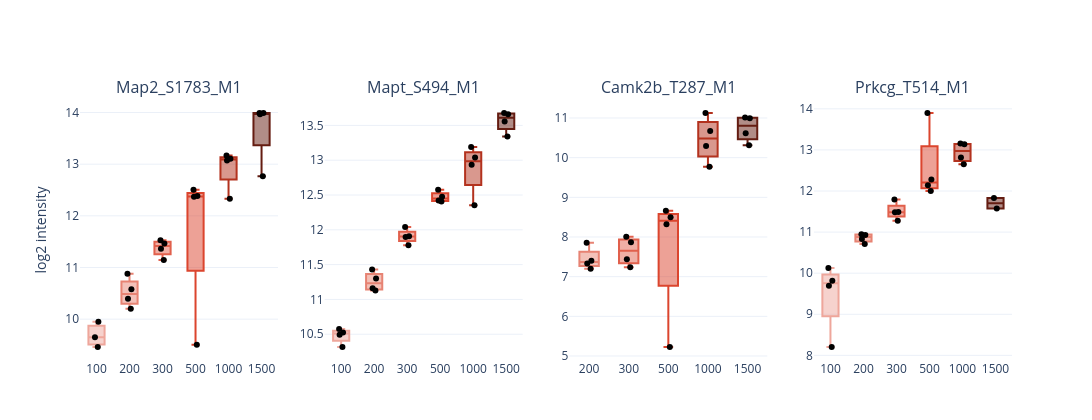

The code cell stored with this chart in its notebook:
### Markdown cell above
# Figure 5d
Quantitative response of selected well-characterized neuronal phosphosites across the shape-number series (Class I intensities, n=4 per shape). Wording moderated per reviewer: these sites scale with input but the response is **not strictly monotonic at every step** (e.g. Map2 S1783, Prkcg T514) — see the log–log linearity panel in Suppl. Fig. 4 for a quantitative view.

### Code cell
# Figure 5d - selected neuronal phosphosites vs shape number (4 panels in one row).
from plotly.subplots import make_subplots
SITES = ['P20357~Map2_S1783_M1', 'P10637~Mapt_S494_M1', 'P28652~Camk2b_T287_M1', 'P63318~Prkcg_T514_M1']
site_data = {n: process_ptm_site_report(shapes[n], cutoff=0.75)['site_data'] for n in SHAPE_ORDER}

def site_values(key, n):
    sd = site_data[n]
    row = sd[sd['PTM_Collapse_key'] == key]
    if row.empty:
        return []
    cols = [c for c in sd.columns if c not in PROC_META]
    return [v for v in row[cols].iloc[0].values if pd.notna(v)]

labels = [k.split('~')[1] for k in SITES]
fig = make_subplots(rows=1, cols=len(SITES), subplot_titles=labels, horizontal_spacing=0.05)
for j, key in enumerate(SITES):
    for i, n in enumerate(SHAPE_ORDER):
        ys = site_values(key, n)
        fig.add_trace(go.Box(y=ys, x=[str(n)]*len(ys), name=str(n), boxpoints='all', pointpos=0,
            fillcolor=_hex_to_rgba(SHAPE_COLORS[i], 0.5), line=dict(color=SHAPE_COLORS[i]),
            marker=dict(color='black', size=6), showlegend=False), row=1, col=j+1)
    fig.update_xaxes(categoryorder='array', categoryarray=[str(n) for n in SHAPE_ORDER], row=1, col=j+1)
fig.update_yaxes(title_text='log2 intensity', row=1, col=1)
fig.update_layout(width=2600, height=420, template='plotly_white',
                  margin=dict(b=60))
fig.show()
fig.write_image(r'figures/figure5/figure5d.pdf', width= 2600, height=420)

### Figure 1 — Plotly figure (JSON) as saved in the notebook; plotly's stock layout.template omitted (floating-point values rounded to 4 significant figures)
{"data": [{"boxpoints": "all", "fillcolor": "rgba(238, 166, 155, 0.5)", "line": {"color": "#EEA69B"}, "marker": {"color": "black", "size": 6}, "name": "100", "pointpos": 0, "showlegend": false, "type": "box", "x": ["100", "100", "100"], "xaxis": "x", "y": [9.647, 9.949, 9.46], "yaxis": "y"}, {"boxpoints": "all", "fillcolor": "rgba(231, 131, 115, 0.5)", "line": {"color": "#E78373"}, "marker": {"color": "black", "size": 6}, "name": "200", "pointpos": 0, "showlegend": false, "type": "box", "x": ["200", "200", "200", "200"], "xaxis": "x", "y": [10.88, 10.2, 10.58, 10.39], "yaxis": "y"}, {"boxpoints": "all", "fillcolor": "rgba(225, 96, 76, 0.5)", "line": {"color": "#E1604C"}, "marker": {"color": "black", "size": 6}, "name": "300", "pointpos": 0, "showlegend": false, "type": "box", "x": ["300", "300", "300", "300"], "xaxis": "x", "y": [11.36, 11.14, 11.47, 11.53], "yaxis": "y"}, {"boxpoints": "all", "fillcolor": "rgba(219, 69, 46, 0.5)", "line": {"color": "#DB452E"}, "marker": {"color": "black", "size": 6}, "name": "500", "pointpos": 0, "showlegend": false, "type": "box", "x": ["500", "500", "500", "500"], "xaxis": "x", "y": [12.51, 12.38, 9.505, 12.37], "yaxis": "y"}, {"boxpoints": "all", "fillcolor": "rgba(179, 50, 30, 0.5)", "line": {"color": "#B3321E"}, "marker": {"color": "black", "size": 6}, "name": "1000", "pointpos": 0, "showlegend": false, "type": "box", "x": ["1000", "1000", "1000", "1000"], "xaxis": "x", "y": [12.33, 13.07, 13.17, 13.1], "yaxis": "y"}, {"boxpoints": "all", "fillcolor": "rgba(100, 28, 17, 0.5)", "line": {"color": "#641C11"}, "marker": {"color": "black", "size": 6}, "name": "1500", "pointpos": 0, "showlegend": false, "type": "box", "x": ["1500", "1500", "1500", "1500"], "xaxis": "x", "y": [13.99, 13.97, 13.99, 12.77], "yaxis": "y"}, {"boxpoints": "all", "fillcolor": "rgba(238, 166, 155, 0.5)", "line": {"color": "#EEA69B"}, "marker": {"color": "black", "size": 6}, "name": "100", "pointpos": 0, "showlegend": false, "type": "box", "x": ["100", "100", "100", "100"], "xaxis": "x2", "y": [10.49, 10.32, 10.52, 10.58], "yaxis": "y2"}, {"boxpoints": "all", "fillcolor": "rgba(231, 131, 115, 0.5)", "line": {"color": "#E78373"}, "marker": {"color": "black", "size": 6}, "name": "200", "pointpos": 0, "showlegend": false, "type": "box", "x": ["200", "200", "200", "200"], "xaxis": "x2", "y": [11.3, 11.43, 11.16, 11.13], "yaxis": "y2"}, {"boxpoints": "all", "fillcolor": "rgba(225, 96, 76, 0.5)", "line": {"color": "#E1604C"}, "marker": {"color": "black", "size": 6}, "name": "300", "pointpos": 0, "showlegend": false, "type": "box", "x": ["300", "300", "300", "300"], "xaxis": "x2", "y": [12.04, 11.9, 11.78, 11.91], "yaxis": "y2"}, {"boxpoints": "all", "fillcolor": "rgba(219, 69, 46, 0.5)", "line": {"color": "#DB452E"}, "marker": {"color": "black", "size": 6}, "name": "500", "pointpos": 0, "showlegend": false, "type": "box", "x": ["500", "500", "500", "500"], "xaxis": "x2", "y": [12.48, 12.42, 12.57, 12.41], "yaxis": "y2"}, {"boxpoints": "all", "fillcolor": "rgba(179, 50, 30, 0.5)", "line": {"color": "#B3321E"}, "marker": {"color": "black", "size": 6}, "name": "1000", "pointpos": 0, "showlegend": false, "type": "box", "x": ["1000", "1000", "1000", "1000"], "xaxis": "x2", "y": [12.94, 13.04, 12.35, 13.19], "yaxis": "y2"}, {"boxpoints": "all", "fillcolor": "rgba(100, 28, 17, 0.5)", "line": {"color": "#641C11"}, "marker": {"color": "black", "size": 6}, "name": "1500", "pointpos": 0, "showlegend": false, "type": "box", "x": ["1500", "1500", "1500", "1500"], "xaxis": "x2", "y": [13.56, 13.68, 13.66, 13.34], "yaxis": "y2"}, {"boxpoints": "all", "fillcolor": "rgba(238, 166, 155, 0.5)", "line": {"color": "#EEA69B"}, "marker": {"color": "black", "size": 6}, "name": "100", "pointpos": 0, "showlegend": false, "type": "box", "x": [], "xaxis": "x3", "y": [], "yaxis": "y3"}, {"boxpoints": "all", "fillcolor": "rgba(231, 131, 115, 0.5)", "line": {"color": "#E78373"}, "marker": {"color": "black", "size": 6}, "name": "200", "pointpos": 0, "showlegend": false, "type": "box", "x": ["200", "200", "200", "200"], "xaxis": "x3", "y": [7.402, 7.332, 7.2, 7.857], "yaxis": "y3"}, {"boxpoints": "all", "fillcolor": "rgba(225, 96, 76, 0.5)", "line": {"color": "#E1604C"}, "marker": {"color": "black", "size": 6}, "name": "300", "pointpos": 0, "showlegend": false, "type": "box", "x": ["300", "300", "300", "300"], "xaxis": "x3", "y": [7.44, 8.004, 7.239, 7.866], "yaxis": "y3"}, {"boxpoints": "all", "fillcolor": "rgba(219, 69, 46, 0.5)", "line": {"color": "#DB452E"}, "marker": {"color": "black", "size": 6}, "name": "500", "pointpos": 0, "showlegend": false, "type": "box", "x": ["500", "500", "500", "500"], "xaxis": "x3", "y": [8.661, 8.499, 8.32, 5.227], "yaxis": "y3"}, {"boxpoints": "all", "fillcolor": "rgba(179, 50, 30, 0.5)", "line": {"color": "#B3321E"}, "marker": {"color": "black", "size": 6}, "name": "1000", "pointpos": 0, "showlegend": false, "type": "box", "x": ["1000", "1000", "1000", "1000"], "xaxis": "x3", "y": [10.67, 10.29, 9.773, 11.13], "yaxis": "y3"}, {"boxpoints": "all", "fillcolor": "rgba(100, 28, 17, 0.5)", "line": {"color": "#641C11"}, "marker": {"color": "black", "size": 6}, "name": "1500", "pointpos": 0, "showlegend": false, "type": "box", "x": ["1500", "1500", "1500", "1500"], "xaxis": "x3", "y": [10.62, 11.01, 11.0, 10.31], "yaxis": "y3"}, {"boxpoints": "all", "fillcolor": "rgba(238, 166, 155, 0.5)", "line": {"color": "#EEA69B"}, "marker": {"color": "black", "size": 6}, "name": "100", "pointpos": 0, "showlegend": false, "type": "box", "x": ["100", "100", "100", "100"], "xaxis": "x4", "y": [9.813, 8.203, 10.12, 9.697], "yaxis": "y4"}, {"boxpoints": "all", "fillcolor": "rgba(231, 131, 115, 0.5)", "line": {"color": "#E78373"}, "marker": {"color": "black", "size": 6}, "name": "200", "pointpos": 0, "showlegend": false, "type": "box", "x": ["200", "200", "200", "200"], "xaxis": "x4", "y": [10.83, 10.71, 10.93, 10.95], "yaxis": "y4"}, {"boxpoints": "all", "fillcolor": "rgba(225, 96, 76, 0.5)", "line": {"color": "#E1604C"}, "marker": {"color": "black", "size": 6}, "name": "300", "pointpos": 0, "showlegend": false, "type": "box", "x": ["300", "300", "300", "300"], "xaxis": "x4", "y": [11.27, 11.49, 11.79, 11.48], "yaxis": "y4"}, {"boxpoints": "all", "fillcolor": "rgba(219, 69, 46, 0.5)", "line": {"color": "#DB452E"}, "marker": {"color": "black", "size": 6}, "name": "500", "pointpos": 0, "showlegend": false, "type": "box", "x": ["500", "500", "500", "500"], "xaxis": "x4", "y": [12.0, 12.14, 12.28, 13.9], "yaxis": "y4"}, {"boxpoints": "all", "fillcolor": "rgba(179, 50, 30, 0.5)", "line": {"color": "#B3321E"}, "marker": {"color": "black", "size": 6}, "name": "1000", "pointpos": 0, "showlegend": false, "type": "box", "x": ["1000", "1000", "1000", "1000"], "xaxis": "x4", "y": [12.82, 13.14, 12.65, 13.15], "yaxis": "y4"}, {"boxpoints": "all", "fillcolor": "rgba(100, 28, 17, 0.5)", "line": {"color": "#641C11"}, "marker": {"color": "black", "size": 6}, "name": "1500", "pointpos": 0, "showlegend": false, "type": "box", "x": ["1500", "1500"], "xaxis": "x4", "y": [11.83, 11.57], "yaxis": "y4"}], "layout": {"annotations": [{"font": {"size": 16}, "showarrow": false, "text": "Map2_S1783_M1", "x": 0.1062, "xanchor": "center", "xref": "paper", "y": 1, "yanchor": "bottom", "yref": "paper"}, {"font": {"size": 16}, "showarrow": false, "text": "Mapt_S494_M1", "x": 0.3688, "xanchor": "center", "xref": "paper", "y": 1, "yanchor": "bottom", "yref": "paper"}, {"font": {"size": 16}, "showarrow": false, "text": "Camk2b_T287_M1", "x": 0.6313, "xanchor": "center", "xref": "paper", "y": 1, "yanchor": "bottom", "yref": "paper"}, {"font": {"size": 16}, "showarrow": false, "text": "Prkcg_T514_M1", "x": 0.8938, "xanchor": "center", "xref": "paper", "y": 1, "yanchor": "bottom", "yref": "paper"}], "height": 420, "margin": {"b": 60}, "width": 2600, "xaxis": {"anchor": "y", "categoryarray": ["100", "200", "300", "500", "1000", "1500"], "categoryorder": "array", "domain": [0, 0.2125]}, "xaxis2": {"anchor": "y2", "categoryarray": ["100", "200", "300", "500", "1000", "1500"], "categoryorder": "array", "domain": [0.2625, 0.475]}, "xaxis3": {"anchor": "y3", "categoryarray": ["100", "200", "300", "500", "1000", "1500"], "categoryorder": "array", "domain": [0.525, 0.7375]}, "xaxis4": {"anchor": "y4", "categoryarray": ["100", "200", "300", "500", "1000", "1500"], "categoryorder": "array", "domain": [0.7875, 1]}, "yaxis": {"anchor": "x", "domain": [0, 1], "title": {"text": "log2 intensity"}}, "yaxis2": {"anchor": "x2", "domain": [0, 1]}, "yaxis3": {"anchor": "x3", "domain": [0, 1]}, "yaxis4": {"anchor": "x4", "domain": [0, 1]}}}
